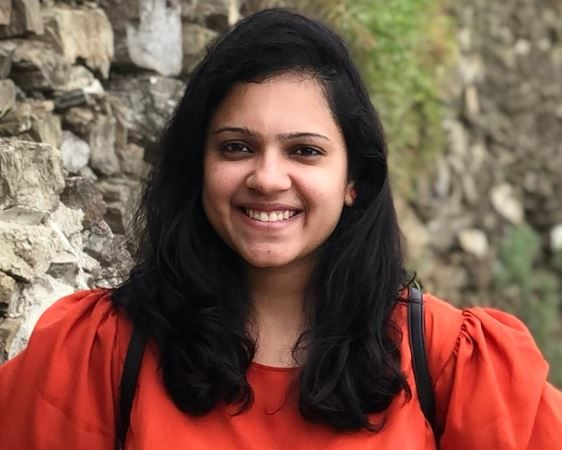
#> input picture Modern_Computer_Vision_with_Torch/Chapter05-Transfer_Learning_for_Image_Classification/5_9.jpeg, 562 x 450 px, given in place of the camera
$ jupyter execute cctv_motion_sensor.ipynb
#> lines starting #> are read from the running program, lines starting #| are printed output that depends on the picture
[cell 1]
import cv2
import numpy as np

[cell 2]
thresh = 25
max_diff = 5

a, b, c = None, None, None
cap = cv2.VideoCapture(0)

if cap.isOpened():
    ret, a = cap.read()
#> a is the input picture: shape (450, 562, 3); mean B, G, R 74.3, 88.2, 123.8
    ret, b = cap.read()

    while ret:
        ret, c = cap.read()
        draw = c.copy()

        if not ret:
            break

        a_gray = cv2.cvtColor(a, cv2.COLOR_BGR2GRAY)
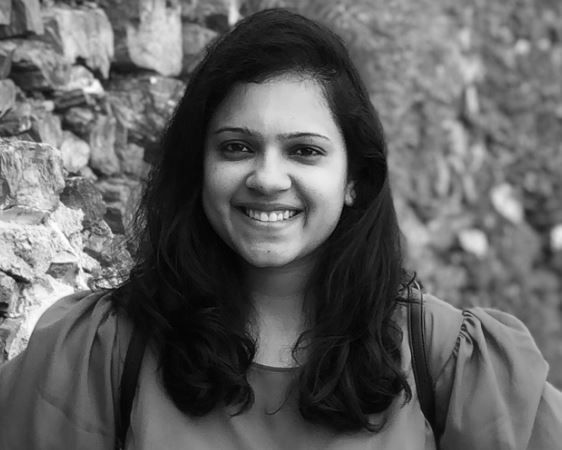
#> a_gray: shape (450, 562); min 0, max 254, mean 97.2
        b_gray = cv2.cvtColor(b, cv2.COLOR_BGR2GRAY)
        c_gray = cv2.cvtColor(c, cv2.COLOR_BGR2GRAY)

        diff1 = cv2.absdiff(a_gray, b_gray)
#> diff1: shape (450, 562); every value is 0
        diff2 = cv2.absdiff(b_gray, c_gray)

        ret, diff1_t = cv2.threshold(diff1, thresh, 255, cv2.THRESH_BINARY)
#> ret = 25
        ret, diff2_t = cv2.threshold(diff2, thresh, 255, cv2.THRESH_BINARY)
        diff = cv2.bitwise_and(diff1_t, diff2_t)

        k = cv2.getStructuringElement(cv2.MORPH_CROSS, (3,3))
        diff = cv2.morphologyEx(diff, cv2.MORPH_OPEN, k)

        diff_cnt = cv2.countNonZero(diff)
#> diff_cnt = 0

        if diff_cnt > max_diff:
            nzero = np.nonzero(diff)
            cv2.rectangle(draw, (min(nzero[1]), min(nzero[0])),
                                (max(nzero[1]), max(nzero[1])), (0,255,0), 2)
            cv2.putText(draw, 'Motion Detected', (10,30),
                        cv2.FONT_HERSHEY_DUPLEX, 0.5, (0,0,255))

        stacked = np.hstack((draw, cv2.cvtColor(diff, cv2.COLOR_GRAY2BGR)))
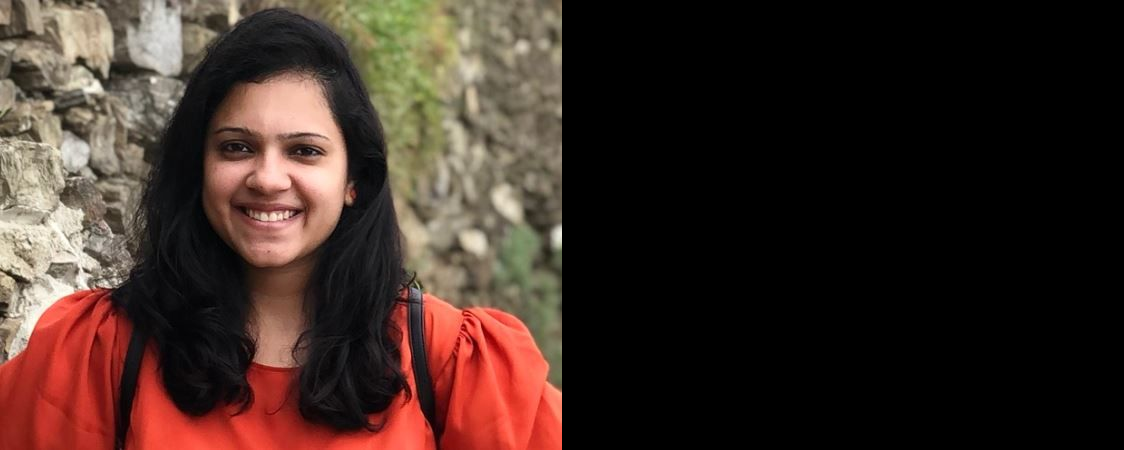
#> stacked: shape (450, 1124, 3); mean B, G, R 37.2, 44.1, 61.9
        cv2.imshow('motion sensor', stacked)

        a = b
        b = c

        if cv2.waitKey(1) == 27:
#> (key Esc is pressed here)
            break

cap.release()
cv2.destroyAllWindows()
